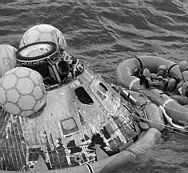
#> input picture lab_2/y1.bmp, 188 x 173 px, given in place of x3.bmp, which was not available
$ jupyter execute mss_lab_2.ipynb   (text cells are left out)
#> lines starting #> are read from the running program, lines starting #| are printed output that depends on the picture; long printed decimals are rounded; pictures that were not available may be replaced by others from this repository, and a replacement may not be noted
[cell 1]
from PIL import Image
import numpy as np
import matplotlib.pyplot as plt
import time
from skimage import filters

def mura_penrousa(matrix, delta0, epsilon=1e-5, max_iterations=1000):
    E_m = np.eye(matrix.shape[0])
    delta_k = delta0

    iteration_times = []  # Час на кожну ітерацію
    delta_values = []     # Значення дельта на кожній ітерації
    iteration_counts = []  # Номер ітерації

    for k in range(max_iterations):
        start_time = time.time()  # Початок відліку часу

        pseudo_inv_k = matrix.T @ np.linalg.inv(matrix @ matrix.T + delta_k**2 * E_m)
        new_delta_k = delta_k / 2

        # Збереження даних для аналізу
        iteration_times.append(time.time() - start_time)
        delta_values.append(delta_k)
        iteration_counts.append(k)

        # Перевірка на зупинку за критерієм похибки
        if np.linalg.norm(pseudo_inv_k - matrix.T @ np.linalg.inv(matrix @ matrix.T + new_delta_k**2 * E_m)) < epsilon:
            break

        delta_k = new_delta_k

    return pseudo_inv_k, iteration_counts, iteration_times, delta_values

def greville(matrix, delta, eps=1e-5):
    first_row = matrix[0]
    denominator = np.dot(first_row.T, first_row)
    pseudo_inverse = np.vstack(first_row / denominator if denominator != 0 else first_row)

    current_matrix = np.array([first_row])
    num_rows = matrix.shape[0]

    iteration_times = []  # Час на кожну ітерацію Греввіля
    iteration_counts = []  # Номер ітерації Греввіля

    for i in range(1, num_rows):
        start_time = time.time()  # Початок відліку часу для кожної ітерації

        current_row = matrix[i].reshape(-1, 1)
        identity_matrix = np.identity(current_matrix.shape[1])
        projection_matrix = identity_matrix - np.dot(pseudo_inverse, current_matrix)

        current_matrix = np.vstack([current_matrix, matrix[i]])
        denominator = np.dot(current_row.T, np.dot(projection_matrix, current_row))[0, 0]

        if np.abs(denominator) < eps:
            correction_matrix = np.dot(pseudo_inverse, pseudo_inverse.T)
            denominator = 1 + np.dot(current_row.T, np.dot(correction_matrix, current_row))
            pseudo_inverse = np.hstack([
                pseudo_inverse - np.dot(projection_matrix, np.dot(current_row, np.dot(current_row.T, pseudo_inverse))) / denominator,
                np.dot(correction_matrix, current_row) / denominator
            ])
        else:
            pseudo_inverse = np.hstack([
                pseudo_inverse - np.dot(projection_matrix, np.dot(current_row, np.dot(current_row.T, pseudo_inverse))) / denominator,
                np.dot(projection_matrix, current_row) / denominator
            ])

        iteration_times.append(time.time() - start_time)
        iteration_counts.append(i)

    return pseudo_inverse, iteration_counts, iteration_times

def normalize_matrix(matrix):
    """Нормалізує матрицю до діапазону [0, 1]"""
    min_val = np.min(matrix)
    max_val = np.max(matrix)
    return (matrix - min_val) / (max_val - min_val)

def visualize_result(matrix, title):
    """Відображає зображення з матриці"""
    image_normalized = np.clip(matrix * 255, 0, 255).astype(np.uint8)
    image_pred = Image.fromarray(image_normalized)
    plt.imshow(image_pred, cmap='gray')
    plt.title(title)
    plt.axis('off')
    plt.show()

def plot_iterations_vs_time(iteration_counts, iteration_times, delta_values=None, method="Мура-Пенроуза"):
    """Побудова графіків ітерацій, часу та значення дельта (якщо є)"""
    fig, ax1 = plt.subplots()

    color = 'tab:red'
    ax1.set_xlabel('Ітерації')
    ax1.set_ylabel('Час (секунди)', color=color)
    ax1.plot(iteration_counts, iteration_times, color=color, label="Час")
    ax1.tick_params(axis='y', labelcolor=color)

    if delta_values is not None:
        ax2 = ax1.twinx()
        color = 'tab:blue'
        ax2.set_ylabel('Значення дельта', color=color)
        ax2.plot(iteration_counts, delta_values, color=color, label="Дельта")
        ax2.tick_params(axis='y', labelcolor=color)

    fig.tight_layout()
    if(method == "Мура-Пенроуза"):
      plt.title(f'Ітерації vs Час та Дельта ({method})')
    else:
      plt.title(f'Ітерації vs Час ({method})')
    plt.show()

def plot_performance_summary(iteration_times, delta_values):
    """Побудова окремих графіків для ітерацій, часу та дельта"""
    plt.figure(figsize=(12, 6))

    # Графік часу
    plt.subplot(1, 2, 1)
    plt.plot(range(len(iteration_times)), iteration_times, color='red', label='Час на ітерацію')
    plt.title('Час виконання на кожну ітерацію')
    plt.xlabel('Ітерація')
    plt.ylabel('Час (секунди)')
    plt.legend()

    # Графік значень дельта
    plt.subplot(1, 2, 2)
    plt.plot(range(len(delta_values)), delta_values, color='blue', label='Значення дельта')
    plt.title('Значення дельта на кожну ітерацію')
    plt.xlabel('Ітерація')
    plt.ylabel('Дельта')
    plt.legend()

    plt.tight_layout()
    plt.show()

def display_efficiency_info(iteration_counts, iteration_times, delta_values=None, method="Мура-Пенроуза"):
    """Виведення інформації про ефективність після зображень"""
    print(f"\n--- Інформація про ефективність методу {method} ---")
    print("Кількість ітерацій: ", len(iteration_counts))
    if delta_values is not None:
        print("Значення дельта на останній ітерації: ", delta_values[-1])
    print(f"Загальний час: {sum(iteration_times):.5f} секунд")

def check_pseudo_inverse_properties(A, A_pseudo):
    """
    Перевірка умов для псевдооберненої матриці:
    1. AA+A = A
    2. A+AA+ = A+
    3. AA+ – симетрична матриця
    4. A+A – симетрична матриця
    """
    # Перевірка 1: AA+A = A
    condition_1 = np.allclose(A @ A_pseudo @ A, A)
    print(f"Умова AA+A = A: {'Виконується' if condition_1 else 'Не виконується'}")

    # Перевірка 2: A+AA+ = A+
    condition_2 = np.allclose(A_pseudo @ A @ A_pseudo, A_pseudo)
    print(f"Умова A+AA+ = A+: {'Виконується' if condition_2 else 'Не виконується'}")

    # Перевірка 3: AA+ – симетрична матриця
    condition_3 = np.allclose(A @ A_pseudo, (A @ A_pseudo).T)
    print(f"Умова AA+ – симетрична матриця: {'Виконується' if condition_3 else 'Не виконується'}")

    # Перевірка 4: A+A – симетрична матриця
    condition_4 = np.allclose(A_pseudo @ A, (A_pseudo @ A).T)
    print(f"Умова A+A – симетрична матриця: {'Виконується' if condition_4 else 'Не виконується'}")

    return condition_1, condition_2, condition_3, condition_4

def gradient_descent(matrix, delta0, initial_learning_rate=0.001, epsilon=1e-5, max_iterations=1000, min_delta_value=1e-6):
    E_m = np.eye(matrix.shape[0])
    delta_k = delta0
    learning_rate = initial_learning_rate
    iteration_times = []  # Час на кожну ітерацію
    delta_values = []     # Значення дельта на кожній ітерації
    iteration_counts = []  # Номер ітерації

    for k in range(max_iterations):
        start_time = time.time()  # Початок відліку часу

        # Обчислення градієнту
        pseudo_inv_k = matrix.T @ np.linalg.inv(matrix @ matrix.T + delta_k**2 * E_m)
        gradient = 2 * delta_k * np.trace(np.dot(pseudo_inv_k.T, pseudo_inv_k))  # градієнт

        # Оновлення коефіцієнта навчання (динамічне зменшення)
        learning_rate = initial_learning_rate / (1 + 0.01 * k)

        # Оновлення дельти
        new_delta_k = delta_k - learning_rate * gradient

        # Встановлення мінімального значення дельти
        if new_delta_k < min_delta_value:
            new_delta_k = min_delta_value

        # Збереження даних для аналізу
        iteration_times.append(time.time() - start_time)
        delta_values.append(delta_k)
        iteration_counts.append(k)

        # Перевірка на зупинку
        if abs(new_delta_k - delta_k) < epsilon:
            break

        delta_k = new_delta_k

    return pseudo_inv_k, iteration_counts, iteration_times, delta_values


def main():
    # Завантаження зображень
    image_in = Image.open("x3.bmp")
#> image_in is the input picture: PIL image 188x173 L; min 0, max 255, mean 117.8
    image_out = Image.open("y1.bmp")

    # Перетворення зображень у матриці
    image_in_matrix = np.array(image_in, dtype=float)
    image_out_matrix = np.array(image_out, dtype=float)

    # Нормалізація вхідних та вихідних даних
    image_in_matrix = normalize_matrix(image_in_matrix)
#> in normalize_matrix, `min_val = np.min(matrix)`: min_val = 0
#> in normalize_matrix, `max_val = np.max(matrix)`: max_val = 255
    image_out_matrix = normalize_matrix(image_out_matrix)

    # --- Метод Мура-Пенроуза ---
    pseudo_inverse_X_mura, iteration_counts, iteration_times, delta_values = mura_penrousa(image_in_matrix, delta0=0.01)
#> the loop in mura_penrousa, `for k in range(max_iterations):` made 16 passes
#> pass 1, in mura_penrousa, `pseudo_inv_k = matrix.T @ np.linalg.inv(matrix @ matrix.T + delta_k**2..`:
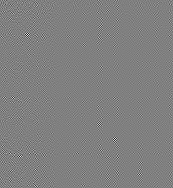
#> pseudo_inv_k: shape (188, 173) float64; min -9.5, max 9.39, mean 8.02e-05; drawn with min black and max white
#> pass 3, in mura_penrousa, `pseudo_inv_k = matrix.T @ np.linalg.inv(matrix @ matrix.T + delta_k**2..`:
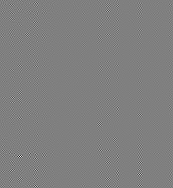
#> pseudo_inv_k: shape (188, 173) float64; min -41.14, max 40.91, mean 0; drawn with min black and max white
#> after the loop in mura_penrousa, `for k in range(max_iterations):`: delta_values = [0.01, 0.005, 0.0025, 0.00125, 0.000625, 0.000313, 0.000156, 7.81e-05, 3.91e-05, 1.95e-05, 9.77e-06, 4.88e-06, 2.44e-06, 1.22e-06, 6.1e-07, 3.05e-07]; iteration_counts = [0, 1, 2, 3, 4, 5, 6, 7, 8, 9, 10, 11, 12, 13, 14, 15]; iteration_times = [0.00492, 0.00336, 0.00335, 0.00135, 0.00131, 0.00131, 0.00141, 0.00132, 0.00132, 0.00132, 0.00129, 0.0013, 0.00132, 0.0013, 0.00125, 0.00162]
    A_mura = np.dot(image_out_matrix, pseudo_inverse_X_mura)
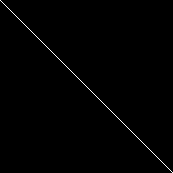
#> A_mura: shape (173, 173) float64; min -2.56e-09, max 1, mean 0.00578; drawn with min black and max white
    Y_pred_mura = np.dot(A_mura, image_in_matrix)
    visualize_result(Y_pred_mura, "Прогнозоване зображення (Мура-Пенроуза)")

    print("\nПеревірка для Мура-Пенроуза:")
    check_pseudo_inverse_properties(image_in_matrix, pseudo_inverse_X_mura)
#> in check_pseudo_inverse_properties, `condition_1 = np.allclose(A @ A_pseudo @ A, A)`: condition_1 = True
#| Умова AA+A = A: Виконується
#| Умова A+AA+ = A+: Виконується
#| Умова AA+ – симетрична матриця: Виконується
#| Умова A+A – симетрична матриця: Виконується

    # Відображення графіків ітерацій, часу та дельта
    plot_iterations_vs_time(iteration_counts, iteration_times, delta_values)
#> in plot_iterations_vs_time, `plt.show()`:
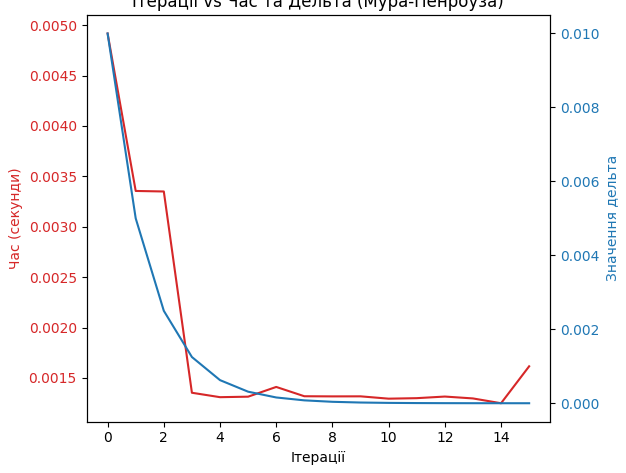
#> figure drawn by matplotlib, 2 panels; panel 1: curve peaks at x = 0, y = 0.00492; panel 2: curve peaks at x = 0, y = 0.01
    plot_performance_summary(iteration_times, delta_values)
#> in plot_performance_summary, `plt.show()`:
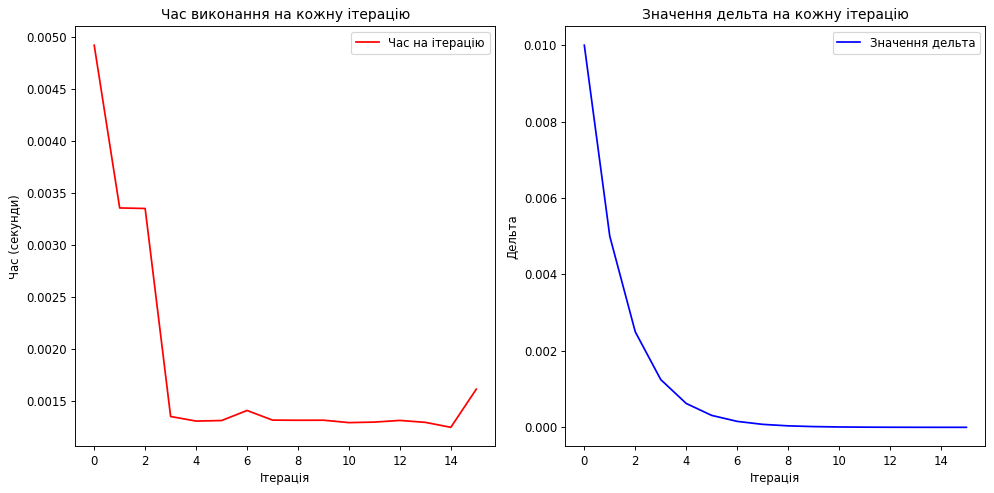
#> figure drawn by matplotlib, 2 panels; panel 1: curve peaks at x = 0, y = 0.00492; panel 2: curve peaks at x = 0, y = 0.01

     # --- Градієнтний спуск ---
    pseudo_inverse_X_gd, iteration_counts_gd, iteration_times_gd, delta_values_gd = gradient_descent(image_in_matrix, delta0=0.01)
#> the loop in gradient_descent, `for k in range(max_iterations):` made 2 passes
#> gradient on passes 1 to 2: 712.9, 0.896
#> after the loop in gradient_descent, `for k in range(max_iterations):`: delta_values = [0.01, 1e-06]; iteration_counts = [0, 1]; iteration_times = [0.00214, 0.00372]
#> iteration_counts_gd = [0, 1]; iteration_times_gd = [0.00214, 0.00372]; delta_values_gd = [0.01, 1e-06]
    A_gd = np.dot(image_out_matrix, pseudo_inverse_X_gd)
    Y_pred_gd = np.dot(A_gd, image_in_matrix)
    visualize_result(Y_pred_gd, "Прогнозоване зображення (Градієнтний спуск)")

    print("\nПеревірка для Градієнтного спуску:")
    check_pseudo_inverse_properties(image_in_matrix, pseudo_inverse_X_gd)
#| Умова AA+A = A: Виконується
#| Умова A+AA+ = A+: Не виконується
#| Умова AA+ – симетрична матриця: Виконується
#| Умова A+A – симетрична матриця: Виконується

    # Порівняння точності дельт
    plt.figure(figsize=(10, 5))
    plt.plot(iteration_counts, delta_values, label='Мура-Пенроуза', color='blue')
    plt.plot(iteration_counts_gd, delta_values_gd, label='Градієнтний спуск', color='green')
    plt.title('Порівняння зближення дельт')
    plt.xlabel('Ітерації')
    plt.ylabel('Значення дельти')
    plt.legend()
    plt.show()
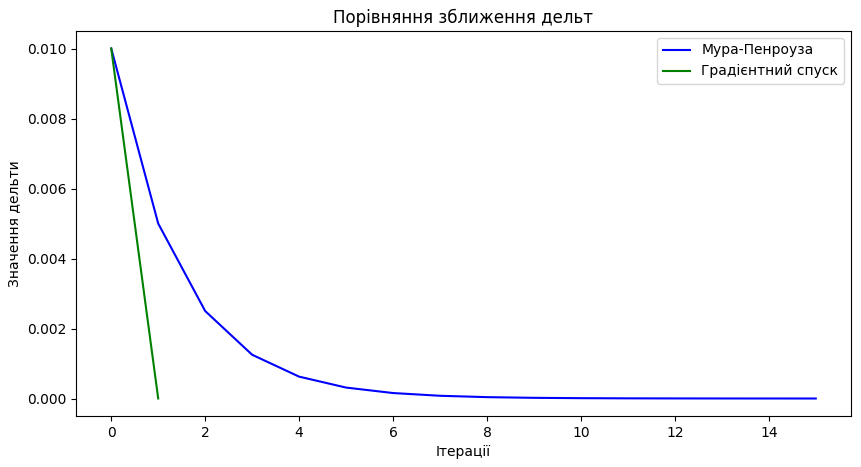
#> figure drawn by matplotlib, 1 panel; curve peaks at x = 0, y = 0.01

    # Інші графіки
    plot_iterations_vs_time(iteration_counts, iteration_times, delta_values)
    plot_iterations_vs_time(iteration_counts_gd, iteration_times_gd, delta_values_gd, method="Градієнтний спуск")
#> call 3 of plot_iterations_vs_time, with method = 'Градієнтний спуск'
#> in plot_iterations_vs_time (call 3), `plt.show()`:
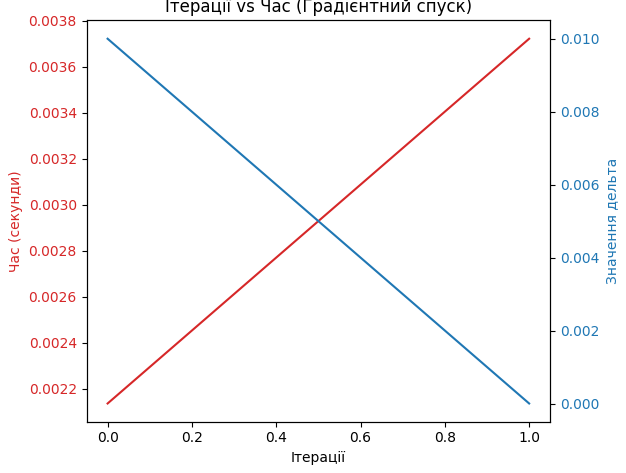
#> figure drawn by matplotlib, 2 panels


    pseudo_inverse_X_greville, iteration_counts_greville, iteration_times_greville = greville(image_in_matrix, 0.01)
#> in greville, `first_row = matrix[0]`: first_row = 188 values, max 0.682 at index 177, min 0.247 at index 0, mean 0.447
#> in greville, `denominator = np.dot(first_row.T, first_row)`: denominator = 39.26
#> in greville, `pseudo_inverse = np.vstack(first_row / denominator if denominator != 0..`: pseudo_inverse = 188 values, max 0.0174 at index 177, min 0.00629 at index 0, mean 0.0114
#> the loop in greville, `for i in range(1, num_rows):` made 172 passes
#> after the loop in greville, `for i in range(1, num_rows):`:
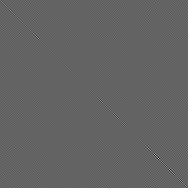
#> projection_matrix: shape (188, 188) float64; min -0.274, max 0.428, mean 2.7e-08; drawn with min black and max white
#> after the loop in greville, `for i in range(1, num_rows):`: iteration_counts = 172 values from 1 to 172; iteration_times = 172 values, max 0.0021 at index 2, min 0.000352 at index 11, mean 0.000609
#> iteration_counts_greville = 172 values from 1 to 172; iteration_times_greville has the same summary as iteration_times in greville
    A_greville = np.dot(image_out_matrix, pseudo_inverse_X_greville)
    Y_pred_greville = np.dot(A_greville, image_in_matrix)
    visualize_result(Y_pred_greville, "Прогнозоване зображення (Греввіль)")

    # Відображення графіків для методу Греввіля
    plot_iterations_vs_time(iteration_counts_greville, iteration_times_greville, method="Греввіль")
#> call 4 of plot_iterations_vs_time, with method = 'Греввіль'
#> in plot_iterations_vs_time (call 4), `plt.show()`:
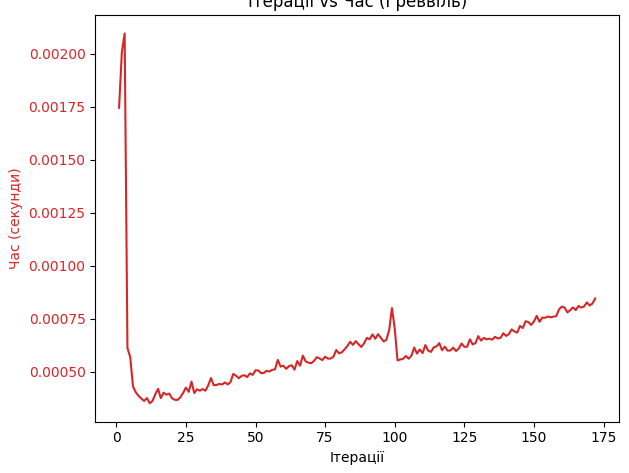
#> figure drawn by matplotlib, 1 panel; curve peaks at x = 3, y = 0.0021

    print("\nПеревірка для Греввіля:")
    check_pseudo_inverse_properties(image_in_matrix, pseudo_inverse_X_greville)
#| Умова AA+A = A: Виконується
#| Умова A+AA+ = A+: Не виконується
#| Умова AA+ – симетрична матриця: Не виконується
#| Умова A+A – симетрична матриця: Виконується

    # Виведення інформації про метод Греввіля
    display_efficiency_info(iteration_counts_greville, iteration_times_greville, method="Греввіль")
#| Кількість ітерацій:  172
#| Загальний час: 0.1047 секунд

    # Виведення інформації про метод Градієнтного спуску
    display_efficiency_info(iteration_counts_gd, iteration_times_gd, method="Градієнтний спуск")
#| Кількість ітерацій:  2
#| Загальний час: 0.00586 секунд


    # Виведення всієї інформації
    display_efficiency_info(iteration_counts, iteration_times, delta_values)
#| Кількість ітерацій:  16
#| Значення дельта на останній ітерації:  3.0517578125e-07
#| Загальний час: 0.02903 секунд

if __name__ == "__main__":
    main()
